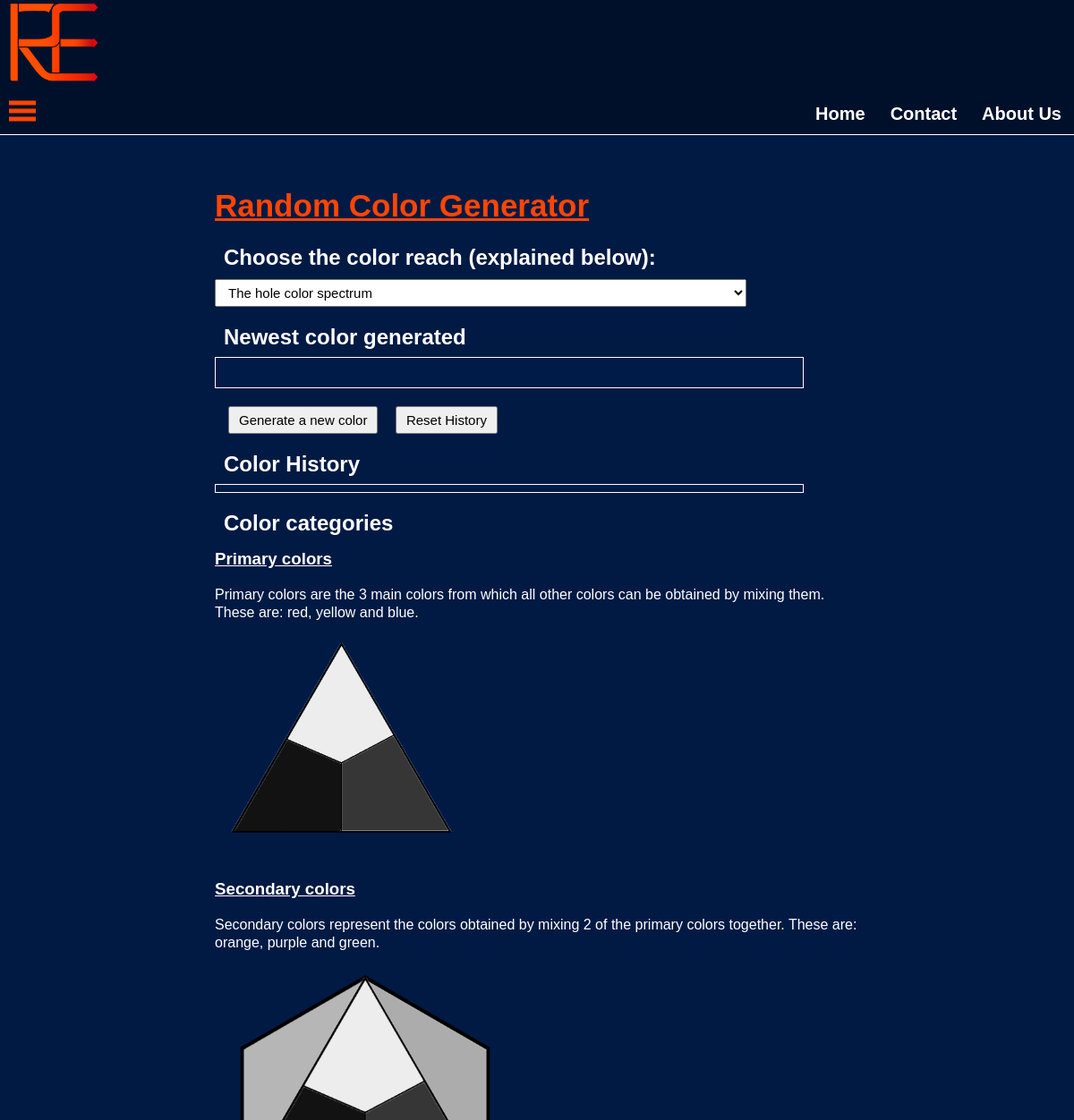
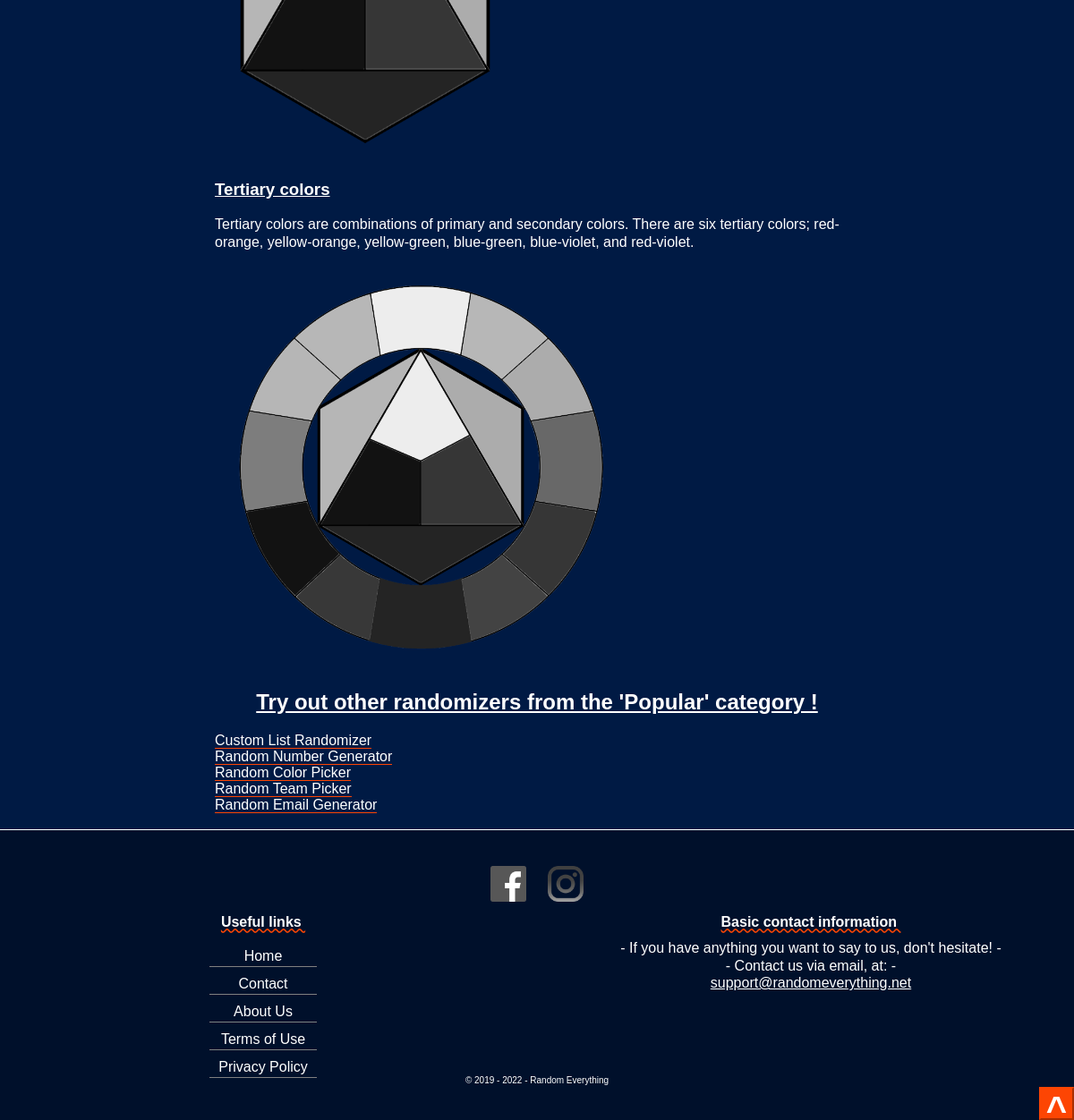
Page /color.php on the committed database (2 pictures, top to bottom).
### tables this page shows
CREATE TABLE `randomizers_all` (
  `nrcrt` int(11) NOT NULL,
  `title_name` varchar(128) NOT NULL,
  `category` varchar(128) NOT NULL,
  `small_description` varchar(1000) NOT NULL,
  `type` varchar(128) NOT NULL,
  `path` varchar(128) DEFAULT NULL
);

### color.php (the view, shortened to what this page needs)
<?php include_once 'includes/dbrandomizer.php';?>
<!DOCTYPE html>
<html>
<head>
  <link href="styles.css" rel="stylesheet">
</head>
<body>
  <div class="title">
    <a href="index.php">
      <img id="logo-img-top" src="LogoRE1.png" style="height:100px;">
    </a>
  </div>
  <nav id="nav-bar" class="top-nav">
    <span class="open-slide">
      <a onclick="openSideMenu()">
        <svg width="30" height="30">
          <path d="M0,5,30,5" stroke="#fd4503" stroke-width="5"/>
          <path d="M0,14,30,14" stroke="#fd4503" stroke-width="5"/>
          <path d="M0,23,30,23" stroke="#fd4503" stroke-width="5"/>
        </svg>
      </a>
    </span>
    <ul class="top-nav-buttons">
      <li><a href="index.php">Home</a></li>
      <li><a href="contact.php">Contact</a></li>
      <li><a href="about-us.php">About Us</a></li>
    </ul>
  </nav>
  <div id="main">
    <h1 style="font-size:35px; text-decoration:underline; color:#fd4503">Random Color Generator</h1>
    <h2 style="margin: 20px 0 10px 10px">Choose the color reach (explained below):</h2>
    <form>
      <select id="color-pallete" name="color-pallete">
        <option value="4">The hole color spectrum</option>
      </select>
    </form>
    <h2 style="margin: 20px 0 0 10px">Newest color generated</h2>
    <div class="output-box" id="result" style="height: 25px; overflow-y:hidden">
    </div>
    <button type="submit" name="submit" style="margin-left:15px; margin-top:20px" onclick="generate()">Generate a new color</button>
    <button type="submit" name="submit" style="margin-left:15px; margin-top:20px" onclick="removeHistory()">Reset History</button>
    <h2 style="margin: 20px 0 0 10px">Color History</h2>
    <div class="output-box" id="history" style="max-height:230px; overflow-y:hidden; display:flex; flex-flow:column wrap">
    </div>
    <h2 style="margin: 20px 0 0 10px">Color categories</h2>
    <h3 style="text-decoration:underline; margin-top:15px">Primary colors</h3>
    <p>Primary colors are the 3 main colors from which all other colors can be obtained by mixing them. These are: red, yellow and blue.</p>
    <img src="images/primary-colors2.png" class="color-image"style="height:250px;">
    <h3 style="text-decoration:underline">Secondary colors</h3>
    <p>Secondary colors represent the colors obtained by mixing 2 of the primary colors together. These are: orange, purple and green.</p>
    <img src="images/secondary-colors2.png" class="color-image"style="height:350px;">
    <h3 style="text-decoration:underline">Tertiary colors</h3>
    <p>Tertiary colors are combinations of primary and secondary colors. There are six tertiary colors; red-orange, yellow-orange, yellow-green, blue-green, blue-violet, and red-violet.</p>
    <img src="images/tertiary-colors2.png" class="color-image"style="height:450px;">
    <?php
      $rands[0] = ""; $aux=0;
      $ceva = mysqli_query($conn, "SELECT nrcrt FROM randomizers_all WHERE category='Popular'"); while($row = $ceva->fetch_assoc()){$rands[$aux++]=$row['nrcrt'];}
      if($rands[0]!=""){
        echo "<div class=\"randomizer-suggestions\"><h2 style=\"text-align:center; text-decoration:underline\">Try out other randomizers from the 'Popular' category !</h2>";
        for($x=0; $x<$aux; $x++){
          $title = mysqli_query($conn, "SELECT title_name FROM randomizers_all WHERE nrcrt=".$rands[$x])->fetch_assoc()['title_name'];
          $path = mysqli_query($conn, "SELECT path FROM randomizers_all WHERE nrcrt=".$rands[$x])->fetch_assoc()['path'];
          if ($title !== "Random Clock Time") echo "<a href=\"".$path."\">".$title."</a><br>";
        }
        echo "</div>";
      }
    ?>
    <br>
  </div>
  <footer id="footer">
    <div style="text-align: center; margin-top:30px">
      <a href="https://www.facebook.com/Random-Everything-113619730008111" target="_blank"><img src="images/facebook-contact.png" class="footer-contact-img"></a>
      <a href="https://www.instagram.com/randomeverything.net2019/" target="_blank"><img src="images/instagram-contact.png" class="footer-contact-img"></a>
    </div>
    <div class="footer-left">
      <h4 style="margin-bottom:10px; text-decoration:underline wavy #fd4503;">Useful links&nbsp;</h4>
      <div class="footer-link-box"><a href="index.php">Home</a></div>
      <div class="footer-link-box"><a href="contact.php">Contact</a></div>
      <div class="footer-link-box"><a href="about-us.php">About Us</a></div>
      <div class="footer-link-box"><a href="terms-and-conditions.php">Terms of Use</a></div>
      <div class="footer-link-box"><a href="privacy-policy.php">Privacy Policy</a></div>
    </div>
    <div class="footer-right">
      <h4 style="margin-bottom:10px; text-decoration:underline wavy #fd4503;">Basic contact information&nbsp;</h4>
      <p style="margin:0;">- If you have anything you want to say to us, don't hesitate! -</p>
      <p style="margin:0;">- Contact us via email, at: -</p>
      <a href ="https://mail.google.com/mail/?view=cm&fs=1&to=support@randomeverything.net" style="text-decoration:underline;" target="_blank">support@randomeverything.net</a>
    </div>
    <div style="text-align: center; width:100%; display:inline-block; font-size:10px; margin-top:20px">
      &copy; 2019 - <?php echo date("Y");?> - Random Everything
    </div>
    <button type="button" name="gototop" onclick="scrollToTop()" id="goToTop-btn">^</button>
  </footer>
</body>
</html>

### styles.css (style rules this page uses)
html { font-family: Arial ; }
body { margin-bottom: -250px; height: 100%; margin: 0; background-color: #001a44; counter-reset: nrcrt; background-position: center; background-repeat: no-repeat; background-size: cover; }
a { text-decoration:none; color: #fff; }
li { list-style: none; }
h4 { margin:0; }
p { line-height: 20px; }
.top-nav { background-color: #00102b; overflow: hidden; height: 50px; z-index: 1; border-bottom:1px solid #fff; }
.title { height: 100px; background-color: #00102b; font-family: 'segoe-script'; margin: 0; padding: 0; }
.title a { text-decoration: none; color: #fff; font-size: 35px; display: inline-block; width: auto; height: 60px; }
.title a img { margin-left: 10px; }
.open-slide a svg { margin: 10px; cursor: pointer; }
#main { margin-left:auto; margin-top: 3%; margin-bottom: -100px; margin-right: auto; overflow:hidden; width: 60%; color: #fff; position: relative; padding-bottom: 100px; min-height: calc(100vh - 491px); }
#footer { background-color: #00102b; min-height: 300px; overflow: hidden; color: #fff; border-top: 1px solid #fff }
.footer-contact-img { height:40px; margin:10px; filter:grayscale(100%); -webkit-filter:grayscale(100%); transition: all 0.4s; -webkit-transition:all 0.4s; cursor:pointer; }
.footer-left { width:49%; display: inline-block; height: 160px; float: left; text-align: center; }
.footer-right { width: 49%; display: inline-block; height: 160px; float: right; text-align: center; }
.footer-link-box { padding:10px 10px 0 10px; border-bottom:1px solid grey; width:100px; margin:auto; height:20px; transition: all 0.4s; -webkit-transition:all 0.4s; }
.footer-link-box > a { height:20px; transition: all 0.4s; -webkit-transition:all 0.4s; }
#main p { text-align: left; }
.top-nav-buttons { float: right; display: flex; }
.top-nav-buttons li a { border-radius: 10px; color: #fff; padding: 12px 13px; font-size: 20px; margin: 0 1px; transition: all 0.4s; -webkit-transition:all 0.4s; font-weight: bold; }
.output-box { margin-top: 1vh; width: 90%; padding: 4px; background-color: #001b47; border: 1px solid #fff; overflow-y: scroll; line-height: 20px; font-size: 20px; color: #fff; transition: all 0.4s; -webkit-transition:all 0.4s; }
button[type=submit] { cursor: pointer; font-size:15px; padding: 5px 10px; }
#goToTop-btn { float: right; color: #fff; font-weight: bold; font-size: 40px; height: 37px; cursor: pointer; background-color: #fd4503; border-color:#fd4503; }
.randomizer-suggestions a { border-bottom: 1px solid #fd4503; transition: all 0.4s; -webkit-transition:all 0.4s; }

### color.php (style rules this page uses)
#color-pallete { padding: 5px 10px; font-size: 15px; }
.color-image { -webkit-filter: grayscale(100%); filter:grayscale(100%); transition: all 0.4s; }

### rows in the picture
randomizers_all: title_name "Custom List Randomizer"
randomizers_all: title_name "Random Number Generator"
randomizers_all: title_name "Random Color Picker"
randomizers_all: title_name "Random Team Picker"
randomizers_all: title_name "Random Email Generator"
